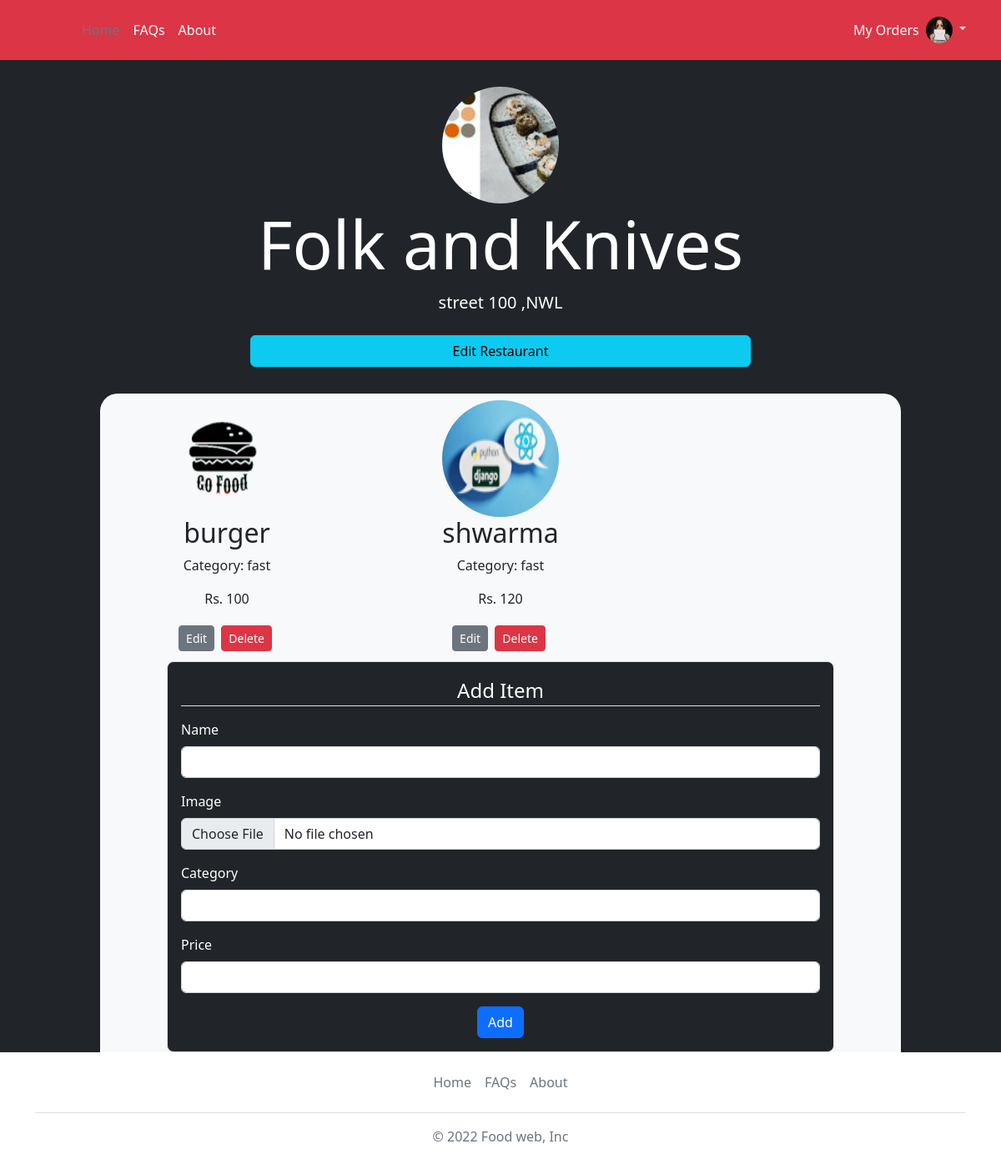
Page /my_restaurant (signed in) on the committed database.
### foodwebsite/model.py (models this page shows)
class User(db.Model , UserMixin):
    id = db.Column(db.Integer , primary_key = True)
    username = db.Column(db.String(30) , nullable = False)
    email = db.Column(db.String(50) , nullable = False , unique = True )
    image_file = db.Column(db.String(50) , nullable= False , default = 'default.png')
    password = db.Column(db.String(50) , nullable = False )
    city = db.Column(db.String(30))
    restaurant = db.relationship('Restaurant' , backref = 'author',lazy = True)
    order = db.relationship('Orders' , backref = 'order_by',lazy = True)
    cart = db.relationship('Cart' , backref = 'placed_by',lazy = True)

class Restaurant(db.Model):
    id = db.Column(db.Integer , primary_key=True)
    restaurant_name = db.Column(db.String(50) , nullable = False)
    image_file = db.Column(db.String(50) , nullable = False)
    street = db.Column(db.String(150) , nullable= False)
    city = db.Column(db.String(40) , nullable = False)
    user_id = db.Column(db.Integer , db.ForeignKey('user.id') , nullable = False)
    items = db.relationship('Items' , backref = 'owner' , lazy = True)
    order = db.relationship('Orders' , backref = 'order_at',lazy = True)
    cart = db.relationship('Cart' , backref = 'placed_at',lazy = True)

class Items(db.Model):
    id = db.Column(db.Integer , primary_key = True)
    item_name = db.Column(db.String(50) , nullable = False)
    item_image = db.Column(db.String(50) , nullable =False)
    item_category = db.Column(db.String(50) , nullable = False)
    item_price = db.Column(db.String(20) , nullable = False)
    restaurant_id = db.Column(db.Integer , db.ForeignKey('restaurant.id') , nullable = False)
    order = db.relationship('Orders' , backref = 'ordered',lazy = True)
    cart = db.relationship('Cart' , backref = 'placed',lazy = True)

### foodwebsite/restaurants/routes.py (the view, shortened to what this page needs)
@restaurants.route('/my_restaurant' , methods = ['GET','POST'] )
@login_required
def my_restaurant():
    form = AddItemsForm()
    restaurant = Restaurant.query.filter_by(user_id = current_user.id).first()
    items = Items.query.filter_by(owner = restaurant).all()
    if restaurant:
        image_file = url_for("static" , filename ='restaurants/' + restaurant.image_file)
        return render_template('my_restaurant.html' , title = 'My Restaurant' , restaurant = restaurant , image_file = image_file , form = form , items = items)
    return render_template('my_restaurant.html' , title = 'My Restaurant' , restaurant = restaurant )

### foodwebsite/restaurants/form.py
class AddItemsForm(FlaskForm):
    name = StringField('Name' , validators = [DataRequired() , Length(min=2 , max =20)])
    image_file = FileField('Image' , validators = [ FileAllowed(['jpg' , 'png'])])
    category = StringField('Category' , validators = [DataRequired()])
    price = StringField('Price' , validators = [DataRequired()])
    submit = SubmitField('Add Item')

### foodwebsite/model.py (called while the page is built)
@login_manager.user_loader
def user_loader(user_id):
    return User.query.get(int(user_id))

### foodwebsite/templates/my_restaurant.html (shortened to what this page needs)
{% extends 'base.html' %}
{% block content %}
<div class=" ">
    {% if not restaurant %}
    <div class="d-grid gap-2 col-6 mx-auto mt-4">
        <a class="btn btn-info" type="button" href="{{ url_for('restaurants.add_restaurant') }}">Add Restaurant</a>
    </div>
    {% else %}
<div class="d-md-flex flex-md-equal ">
  <div class="bg-dark col-md-12 mx-auto   text-center text-white overflow-hidden">
    <div class="my-3 py-3">
      <img class="rounded-circle" width="140" height="140"  src="{{ image_file }}"> </img>
      <h2 class="display-1">{{restaurant.restaurant_name}}<br></h2>
      <p class="lead">{{restaurant.street}} ,{{restaurant.city}}</p>
        <div class="d-grid gap-2 col-6 mx-auto mt-4">
            <a class="btn btn-info" type="button" href="{{ url_for('restaurants.edit_restaurant') }}">Edit Restaurant</a>
        </div>
    </div>
    <div class="bg-light shadow-sm mx-auto" style="width: 80%; height:100%; border-radius: 21px 21px 0 0;">
       <div class="row" >
    {% for item in items %}
        <div class="col-sm-4" >
          <div class=" text-dark m-2">
            <img class="rounded-circle" width="140" height="140" src="{{ url_for('static' , filename='restaurants/' + item.item_image  ) }}"   >   </img>
            <h2>{{ item.item_name }}</h2>
            <p>Category: {{ item.item_category }}</p>
            <p>Rs. {{ item.item_price }}</p>
            <a   class="btn  btn-secondary btn-sm mt-1 mb-1 " href = "{{ url_for('restaurants.edit_item' , item_id = item.id) }}" > Edit</a>
            <button type="button" class="btn btn-danger btn-sm m-1" data-bs-toggle="modal" data-bs-target="#deleteModal"> Delete</button>
        </div>
        </div>
    {% endfor %}
    </div>
    <form class="p-3   border rounded-3  bg-dark  col-10  mx-auto" action="" method="POST" enctype="multipart/form-data" >
    <legend class = 'border-bottom mb-3  '>Add Item</legend>
  <div class="col-md-12 mt-3 " >
    {{
        form.name.label(class='form-label float-start')
    }}
    {% if form.name.errors %}
				{{ form.name(class="form-control is-invalid")  }}
				<div class="invalid-feedback">
					{% for error in form.name.errors %}
						<span>{{ error }}</span>
					{% endfor %}
				</div>
		{% else %}
          {{
              form.name(class='form-control')
          }}
		{% endif %}
  </div>
  <div class="col-md-12 mt-3">
    {{
        form.image_file.label(class='form-label float-start')
    }}
    {% if form.image_file.errors %}
				{{ form.image_file(class="form-control is-invalid")  }}
				<div class="invalid-feedback">
					{% for error in form.image_file.errors %}
						<span>{{ error }}</span>
					{% endfor %}
				</div>
		{% else %}
          {{
              form.image_file(class='form-control')
          }}
		{% endif %}
  </div>
  <div class="col-md-12 mt-3">
    {{
        form.category.label(class='form-label float-start')
    }}
    {% if form.category.errors %}
				{{ form.category(class="form-control is-invalid")  }}
				<div class="invalid-feedback">
					{% for error in form.category.errors %}
						<span>{{ error }}</span>
					{% endfor %}
				</div>
		{% else %}
          {{
              form.category(class='form-control')
          }}
		{% endif %}
  </div>
  <div class="col-md-12 mt-3">
    {{
        form.price.label(class='form-label float-start')
    }}
    {% if form.price.errors %}
				{{ form.price(class="form-control is-invalid")  }}
				<div class="invalid-feedback">
					{% for error in form.price.errors %}
						<span>{{ error }}</span>
					{% endfor %}
				</div>
		{% else %}
          {{
              form.price(class='form-control')
          }}
		{% endif %}
  </div>
  <div class="col-12 mt-3">
    <button type="submit" class="btn btn-primary">Add</button>
  </div>
</form>
  </div>
</div>
</div>
    {% endif %}
</div>
{% endblock %}

### foodwebsite/templates/base.html (shortened to what this page needs)
<!doctype html>
<html lang="en" >
  <head>
    <link href="https://cdn.jsdelivr.net/npm/bootstrap@5.2.0/dist/css/bootstrap.min.css" rel="stylesheet">
  </head>
  <body>
     <header class="p-3 text-bg-danger">
    <div class="container">
      <div class="d-flex flex-wrap align-items-center justify-content-center justify-content-lg-start">
        <a href="/" class="d-flex align-items-center mb-2 mb-lg-0 text-white text-decoration-none">
          <svg class="bi me-2" width="40" height="32" role="img" aria-label="Bootstrap"><use xlink:href="#bootstrap"/></svg>
        </a>
        <ul class="nav col-12 col-lg-auto me-lg-auto mb-2 justify-content-center mb-md-0">
          <li><a href="{{ url_for('views.home') }}" class="nav-link px-2 text-secondary">Home</a></li>
          <li><a href="{{ url_for('views.faqs') }}" class="nav-link px-2 text-white">FAQs</a></li>
          <li><a href="{{ url_for('views.about') }}" class="nav-link px-2 text-white">About</a></li>
        </ul>
        {% if current_user.is_authenticated %}
        <div class="row m-2"><a class="dropdown-item" href="{{ url_for('orders.my_orders') }}">My Orders</a></div>
        <div class="dropdown text-end">
          <a href="#" class="d-block link-light text-decoration-none dropdown-toggle " data-bs-toggle="dropdown" aria-expanded="false">
            <img src="{{ url_for('static' , filename='profiles/' + current_user.image_file ) }}" alt="mdo" width="32" height="32" class="rounded-circle">
          </a>
        </div>
        {% else %}
        <div class="text-end">
          <a   type="button" class="btn btn-outline-light me-2" href="{{ url_for('auth.login') }}">Login</a>
          <a type="button" class="btn btn-success" href="{{ url_for('auth.register') }}">Sign-up</a>
        </div>
        {% endif %}
      </div>
    </div>
  </header>
    {% block content %}
    {% endblock %}
    <div class="container ">
  <footer class="footer mt-auto py-3 ">
    <ul class="nav justify-content-center border-bottom pb-3 mb-3">
      <li class="nav-item"><a href="{{ url_for('views.home') }}" class="nav-link px-2 text-muted">Home</a></li>
      <li class="nav-item"><a href="{{ url_for('views.faqs') }}" class="nav-link px-2 text-muted">FAQs</a></li>
      <li class="nav-item"><a href="{{ url_for('views.about') }}" class="nav-link px-2 text-muted">About</a></li>
    </ul>
    <p class="text-center text-muted">&copy; 2022 Food web, Inc</p>
  </footer>
</div>
  </body>
</html>

### rows in the picture
User: image_file (picture)
Restaurant: restaurant_name "Folk and Knives", street "street 100", city "NWL"
Items: item_image (picture), item_name "burger", item_category "fast", item_price "100"
Items: item_image (picture), item_name "shwarma", item_category "fast", item_price "120"
